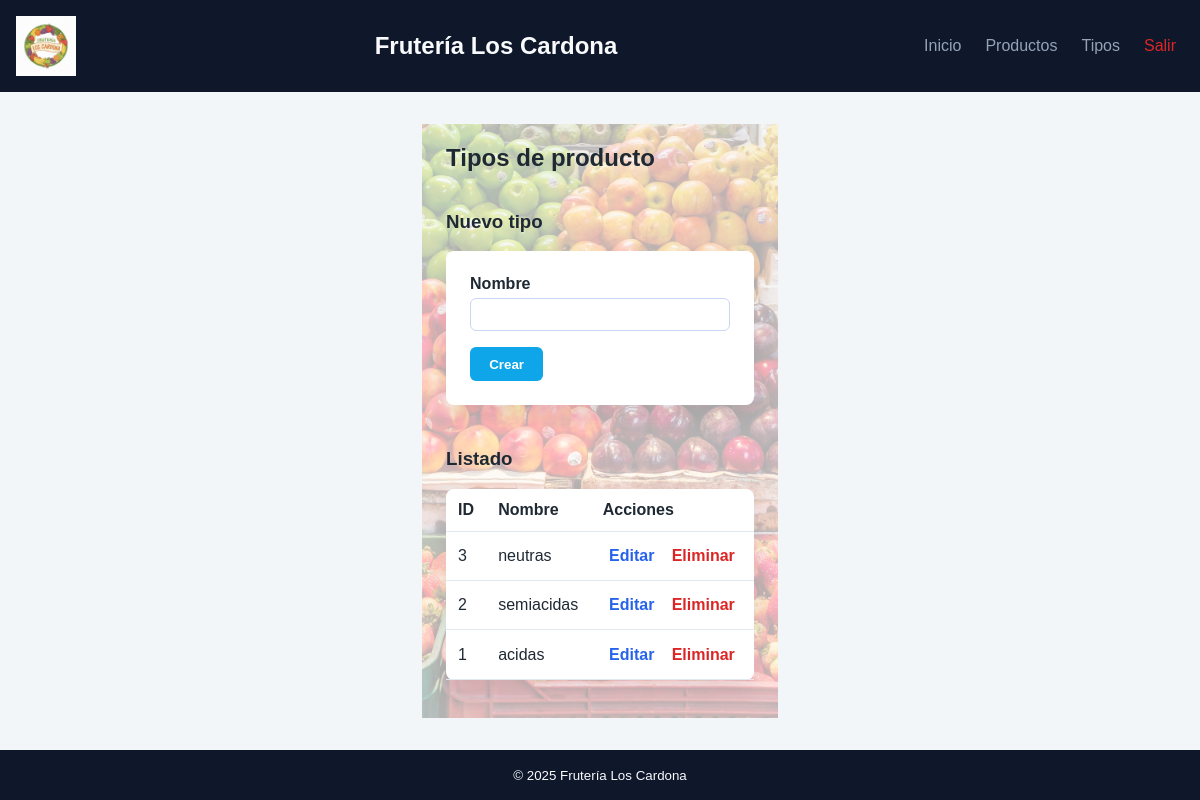
The page /tipo_prod.php (signed in) on the database as committed earlier.
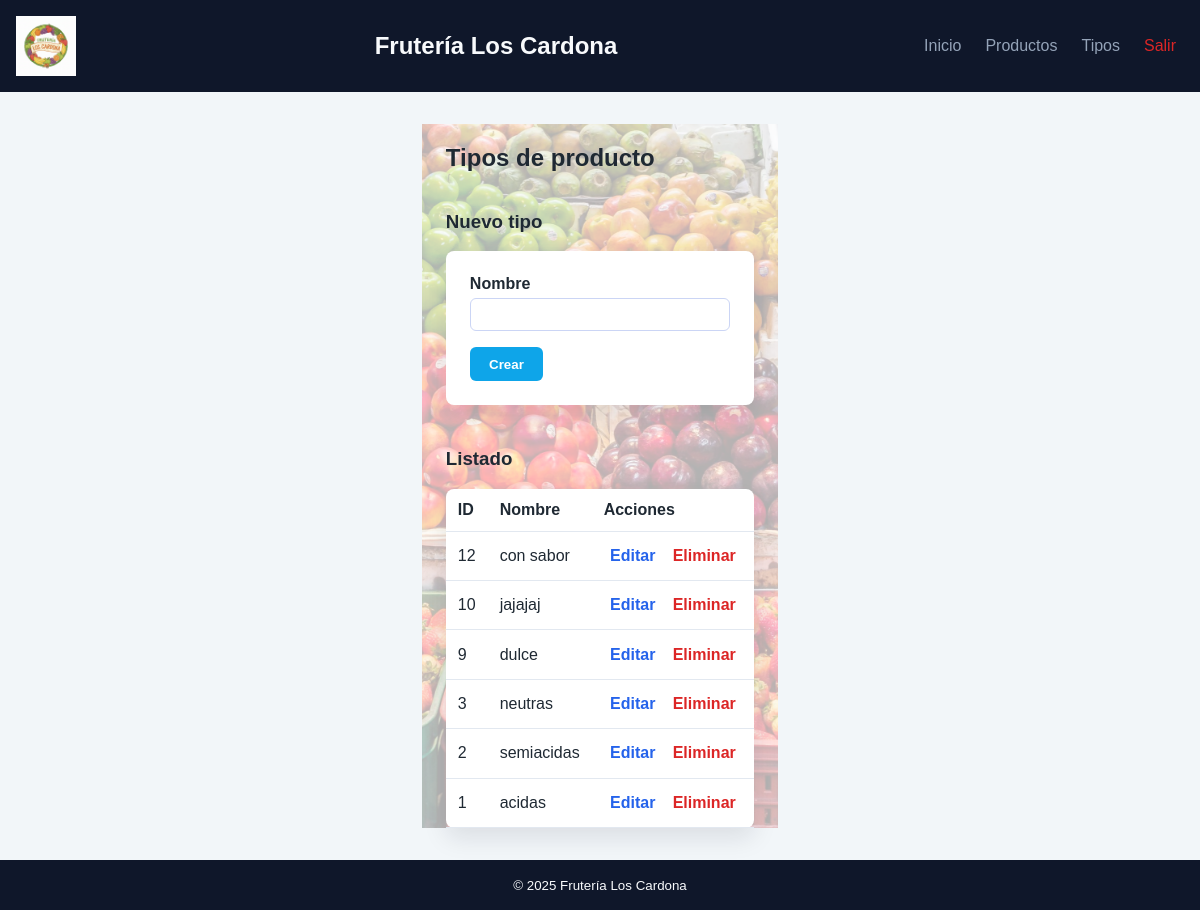
The same page on the database as committed later.
### tables this page shows
CREATE TABLE `tipo_prod` (
  `id_tipo_prod` int(11) NOT NULL,
  `nom_tprod` varchar(25) NOT NULL
);

### tipo_prod.php (the view, shortened to what this page needs)
<?php
$pdo = db();
$editar = null;
$tipos = $pdo->query('SELECT * FROM tipo_prod ORDER BY id_tipo_prod DESC')->fetchAll();
require __DIR__ . '/includes/header.php';
?>
    <h2>Tipos de producto</h2>
    <div class="grid-2">
        <article>
            <h3><?php echo $editar ? 'Editar tipo' : 'Nuevo tipo'; ?></h3>
            <form method="post" class="form">
                <label>
                    Nombre
                    <input type="text" name="nom_tprod" maxlength="25" value="<?php echo htmlspecialchars($editar['nom_tprod'] ?? ''); ?>" required>
                </label>
                <button type="submit" class="btn btn-primary"><?php echo $editar ? 'Actualizar' : 'Crear'; ?></button>
            </form>
        </article>
        <article>
            <h3>Listado</h3>
            <table>
                <thead>
                <tr>
                    <th>ID</th>
                    <th>Nombre</th>
                    <th>Acciones</th>
                </tr>
                </thead>
                <tbody>
                <?php foreach ($tipos as $tipo): ?>
                    <tr>
                        <td><?php echo (int)$tipo['id_tipo_prod']; ?></td>
                        <td><?php echo htmlspecialchars($tipo['nom_tprod']); ?></td>
                        <td>
                            <a class="btn btn-link" href="tipo_prod.php?edit=<?php echo (int)$tipo['id_tipo_prod']; ?>">Editar</a>
                            <a class="btn btn-link link-danger" href="tipo_prod.php?delete=<?php echo (int)$tipo['id_tipo_prod']; ?>" onclick="return confirm('¿Eliminar este tipo?');">Eliminar</a>
                        </td>
                    </tr>
                <?php endforeach; ?>
                </tbody>
            </table>
        </article>
    </div>
<?php require __DIR__ . '/includes/footer.php'; ?>

Rows that differ between the two databases and show on the page:
added tipo_prod: id_tipo_prod "12", nom_tprod "con sabor"
added tipo_prod: id_tipo_prod "10", nom_tprod "jajajaj"
added tipo_prod: id_tipo_prod "9", nom_tprod "dulce"
